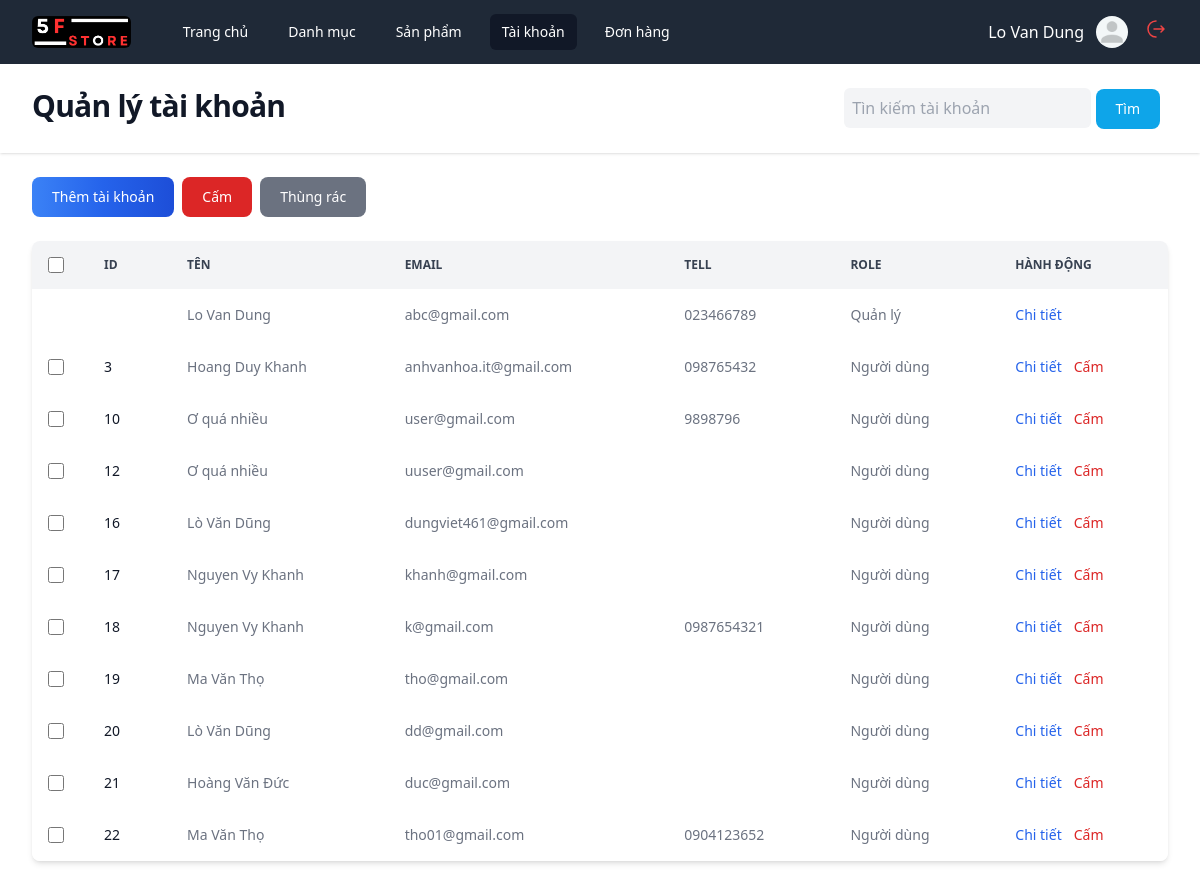
The page /admin?act=accounts (signed in) on the database its author committed.
### tables this page shows
CREATE TABLE `users` (
  `id` int(10) NOT NULL,
  `email` varchar(200) NOT NULL,
  `tell` varchar(13) NOT NULL,
  `full_name` varchar(200) NOT NULL,
  `password` varchar(200) NOT NULL,
  `address` varchar(200) NOT NULL,
  `birthday` varchar(50) NOT NULL,
  `avatar` varchar(200) NOT NULL,
  `role` int(10) NOT NULL DEFAULT 0,
  `is_deleted` tinyint(1) NOT NULL DEFAULT 0
);

### core.php (called while the page is built, shortened)
<?php
include('utils.php');
function viewAdmin($view, $values = [])
{
    return include("../views/admin/$view.php");
}
class Req
{
    public function __construct(
        Categories $categoriesService,
        Products $productsService,
        Users $usersService,
        Vouchers $vouchersService,
        CartsDetail $cartsService,
        Bills $billsService,
        ProductsBill $productsBillService,
        ProductDetail $productsDetailService,
        Images $imagesService,
        Reviews $reviewsService
    ) {
        $this->usersService = $usersService;
    }
}

### controllers/admin/AccountsController.php (called while the page is built, shortened)
<?php
function controller_accounts(Req $req)
{
    $idUser = $_SESSION['user']['id'];
    $user = $req->usersService->findOne($idUser);
    $accounts = $req->usersService->getAccountsByRole($user['role']);
    return viewAdmin('accounts', ['accounts' => $accounts, 'user' => $user]);
}

### admin/index.php (called while the page is built, shortened)
<?php
function bootstrap()
{
    include("./routes.php");
    include("../database/service.php");
    include("../models/categories.php");
    include("../models/products.php");
    include("../models/users.php");
    include("../models/vouchers.php");
    include("../models/cartsDetail.php");
    include("../models/bills.php");
    include("../models/productsBill.php");
    include("../models/productsDetail.php");
    include("../models/images.php");
    include("../models/reviews.php");
    $role = $_SESSION["user"]["role"];
    $req = new Req(
        $categories,
        $products,
        $users,
        $vouchers,
        $cartsDetail,
        $bills,
        $productsBill,
        $productsDetail,
        $images,
        $reviews,
    );
    if (!isset($_GET['act'])) $act = check_path('');
    else $act = check_path($_GET['act']);
    foreach ($routes as $route) {
        if ($act == $route['path'] && $role >= 1 && $role <= 2) {
            return $route['view']($req);
        }
    }
}
bootstrap();

### database/service.php (called while the page is built, shortened)
<?php
include("database.php");
class ServicePdo
{
    protected $pdo;
    protected $dbName;
    public function __construct($nameDB)
    {
        $this->dbName = $nameDB;
        $this->pdo = connect();
    }
    public function findOne($id)
    {
        try {
            $dbName = $this->dbName;
            $sql = "SELECT * FROM $dbName WHERE ID = $id";
            return $this->pdo->query($sql)->fetch();
        } catch (\Throwable $th) {
            return $th;
        }
    }
}

### database/database.php (called while the page is built)
<?php
function connect()
{
    try {
        $connect =  new PDO("mysql:host=localhost; dbname=project", "root", "123456789");
        $connect->setAttribute(PDO::ATTR_ERRMODE, PDO::ERRMODE_EXCEPTION);
        return $connect;
    } catch (PDOException $e) {
        echo $e->getMessage();
        throw $e;
    }
}

### utils.php (called while the page is built, shortened)
<?php
function getRole($role = 0)
{
    switch ($role) {
        case 1:
            return 'Quản lý';
        default:
            return 'Người dùng';
    }
}

### models/users.php (called while the page is built, shortened)
<?php
class Users extends ServicePdo
{
    public function getAccountsByRole($role = 1, $isDeleted = false)
    {
        $dbName = $this->dbName;
        if ($role == 1)
            $sql = "SELECT * FROM $dbName WHERE ROLE = 0";
        return $this->pdo->query($sql)->fetchAll();
    }
}

### views/admin/accounts.php (the view, shortened to what this page needs)
<!DOCTYPE html>
<html lang="en">
<head>
    <script src="https://cdn.tailwindcss.com"></script>
    <link rel="stylesheet" href="/asset/css/style.css">
</head>
<body>
    <div class="min-h-full">
        <?php include('partials/header.php') ?>
        <header class="bg-white shadow">
            <div class="mx-auto max-w-7xl px-4 py-6 sm:px-6 lg:px-8 flex justify-between">
                <h1 class="text-3xl font-bold tracking-tight text-gray-900">Quản lý tài khoản</h1>
                <div class="flex gap-4">
                    <form action="">
                        <input type="search" name='q' class="bg-gray-100 rounded-md px-2 py-2"
                            placeholder="Tìn kiếm tài khoản">
                        <button type="submit"
                            class="text-white bg-sky-500 focus:ring-4 focus:outline-none focus:ring-red-300 font-medium rounded-lg text-sm px-5 py-2.5 text-center me-2">Tìm</button>
                    </form>
                </div>
            </div>
        </header>
        <main>
            <div class="mx-auto max-w-7xl py-6 sm:px-6 lg:px-8">
                <form action="?act=delete-account" method="POST">
                    <div class="flex mb-4">
                        <a href="/admin?act=add-account"
                            class="text-white bg-gradient-to-r from-blue-500 via-blue-600 to-blue-700 hover:bg-gradient-to-br focus:ring-4 focus:outline-none focus:ring-blue-300 font-medium rounded-lg text-sm px-5 py-2.5 text-center me-2 mb-2">Thêm
                            tài khoản</a>
                        <button type="button" id="delete-many"
                            class="text-white bg-red-600 focus:ring-4 focus:outline-none focus:ring-red-300 font-medium rounded-lg text-sm px-5 py-2.5 text-center me-2 mb-2">Cấm</button>
                        <a href="?act=bin-accounts"
                            class="text-white bg-gray-500 focus:ring-4 focus:outline-none focus:ring-gray-300 font-medium rounded-lg text-sm px-5 py-2.5 text-center me-2 mb-2">Thùng
                            rác</a>
                    </div>
                    <div class="relative overflow-x-auto shadow-md sm:rounded-lg">
                        <table class="w-full text-sm text-left rtl:text-right text-gray-500">
                            <thead class="text-xs text-gray-700 uppercase bg-gray-100">
                                <tr>
                                    <th scope="col" class="p-4">
                                        <div class="flex items-center">
                                            <input id="checkbox-all-search" type="checkbox"
                                                class="w-4 h-4 text-blue-600 bg-gray-100 rounded focus:ring-blue-500  ring-offset-gray-800 focus:ring-offset-gray-800 focus:ring-2  border-gray-600">
                                        </div>
                                    </th>
                                    <th scope="col" class="px-6 py-3">
                                        Id
                                    </th>
                                    <th scope="col" class="px-6 py-3">
                                        Tên
                                    </th>
                                    <th scope="col" class="px-6 py-3">
                                        Email
                                    </th>
                                    <th scope="col" class="px-6 py-3">
                                        Tell
                                    </th>
                                    <th scope="col" class="px-6 py-3">
                                        Role
                                    </th>
                                    <th scope="col" class="px-6 py-3">
                                        Hành động
                                    </th>
                                </tr>
                            </thead>
                            <tbody>
                                <tr class="bg-white hover:bg-gray-50 ">
                                    <td class="w-4 p-4">
                                    </td>
                                    <th scope="row" class="px-6 py-4 font-medium text-gray-900 whitespace-nowrap">
                                    </th>
                                    <td class="px-6 py-4">
                                        <?= $user['full_name'] ?>
                                    </td>
                                    <td class="px-6 py-4">
                                        <?= $user['email'] ?>
                                    </td>
                                    <td class="px-6 py-4">
                                        <?= $user['tell'] ?>
                                    </td>
                                    <td class="px-6 py-4">
                                        <?= getRole($user['role']) ?>
                                    </td>
                                    <td class="flex items-center px-6 py-4">
                                        <a href="/admin?act=detail-account&id=<?= $user['id'] ?>"
                                            class="font-medium text-blue-600  hover:underline">Chi tiết</a>
                                    </td>
                                </tr>
                                <?php
                                foreach ($accounts as $account) {
                                    extract($account);
                                    ?>
                                    <tr class="bg-white hover:bg-gray-50 ">
                                        <td class="w-4 p-4">
                                            <div class="flex items-center">
                                                <input value="<?= $id ?>" name="user-id[]" id="checkbox-<?= $id ?>"
                                                    type="checkbox"
                                                    class="w-4 h-4 text-blue-600 bg-gray-100 rounded focus:ring-blue-500  ring-offset-gray-800 focus:ring-offset-gray-800 focus:ring-2  border-gray-600">
                                            </div>
                                        </td>
                                        <th scope="row" class="px-6 py-4 font-medium text-gray-900 whitespace-nowrap">
                                            <?= $role != 2 ? $id : 'Root' ?>
                                        </th>
                                        <td class="px-6 py-4">
                                            <?= $full_name ?>
                                        </td>
                                        <td class="px-6 py-4">
                                            <?= $email ?>
                                        </td>
                                        <td class="px-6 py-4">
                                            <?= $tell ?>
                                        </td>
                                        <td class="px-6 py-4">
                                            <?= getRole($role) ?>
                                        </td>
                                        <td class="flex items-center px-6 py-4">
                                            <a href="/admin?act=detail-account&id=<?= $id ?>"
                                                class="font-medium text-blue-600  hover:underline">Chi tiết</a>
                                            <button type="button" id="delete" data-id="<?= $id ?>"
                                                class="font-medium text-red-600 hover:underline ms-3">Cấm</button>
                                        </td>
                                    </tr>
                                    <?php
                                }
                                ?>
                            </tbody>
                        </table>
                    </div>
                </form>
            </div>
        </main>
    </div>
</body>
</html>

### rows shown on the page
users: full_name "Lo Van Dung", email "abc@gmail.com", tell "023466789", role "Quản lý"
users: id "3", full_name "Hoang Duy Khanh", email "anhvanhoa.it@gmail.com", tell "098765432", role "Người dùng"
users: id "10", full_name "Ơ quá nhiều", email "user@gmail.com", tell "9898796", role "Người dùng"
users: id "12", full_name "Ơ quá nhiều", email "uuser@gmail.com", role "Người dùng"
users: id "16", full_name "Lò Văn Dũng", email "dungviet461@gmail.com", role "Người dùng"
users: id "17", full_name "Nguyen Vy Khanh", email "khanh@gmail.com", role "Người dùng"
users: id "18", full_name "Nguyen Vy Khanh", email "k@gmail.com", tell "0987654321", role "Người dùng"
users: id "19", full_name "Ma Văn Thọ", email "tho@gmail.com", role "Người dùng"
users: id "20", full_name "Lò Văn Dũng", email "dd@gmail.com", role "Người dùng"
users: id "21", full_name "Hoàng Văn Đức", email "duc@gmail.com", role "Người dùng"
users: id "22", full_name "Ma Văn Thọ", email "tho01@gmail.com", tell "0904123652", role "Người dùng"

### other values the page prints
$name "Trang chủ"
$name "Danh mục"
$name "Sản phẩm"
$name "Tài khoản"
$name "Đơn hàng"
$_SESSION['user']['full_name'] "Lo Van Dung"
